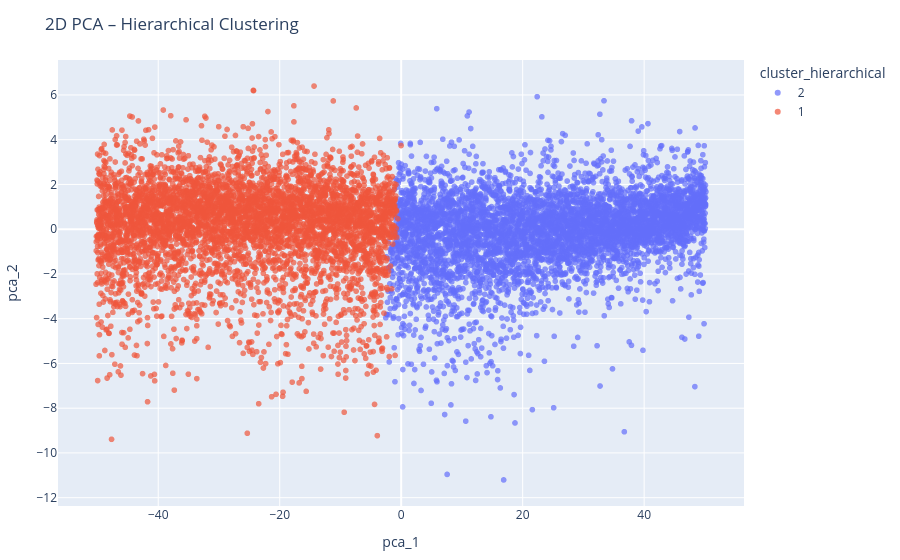

The cell this chart's notebook holds for it:
### Code cell
hier_labels = fcluster(linkage_matrix, t=cut_height, criterion='distance')

data_clean['cluster_hierarchical'] = hier_labels.astype(str)

data_clean['pca_1'] = pca_result[:, 0]
data_clean['pca_2'] = pca_result[:, 1]

fig = px.scatter(
    data_clean,
    x='pca_1',
    y='pca_2',
    color='cluster_hierarchical',
    title="2D PCA – Hierarchical Clustering",
    opacity=0.7
)

fig.update_layout(margin=dict(l=20, r=20, b=20, t=60))
fig.show()

sil_score = silhouette_score(X, hier_labels)
db_score = davies_bouldin_score(X, hier_labels)
dunn_score = dunn_index(X, hier_labels)
cal_score = calinski_harabasz_score(X, hier_labels)
print(f"Hierarchical Clustering Metrics:\n"
      f"Silhouette Score: {sil_score:.4f}\n"
      f"Davies-Bouldin Score: {db_score:.4f}\n"
      f"Dunn Index: {dunn_score:.4f}\n"
      f"Calinski-Harabasz Score: {cal_score:.4f}")

### Figure 1 — Plotly figure (JSON) as saved in the notebook; plotly's stock layout.template omitted (floating-point values rounded to 4 significant figures; data arrays with more than 128 entries replaced by an {"elided": "..."} marker saying what was removed)
{"data": [{"hovertemplate": "cluster_hierarchical=2<br>pca_1=%{x}<br>pca_2=%{y}<extra></extra>", "legendgroup": "2", "marker": {"color": "#636efa", "opacity": 0.7, "symbol": "circle"}, "mode": "markers", "name": "2", "showlegend": true, "type": "scattergl", "x": {"elided": "5112 float values"}, "xaxis": "x", "y": {"elided": "5112 float values"}, "yaxis": "y"}, {"hovertemplate": "cluster_hierarchical=1<br>pca_1=%{x}<br>pca_2=%{y}<extra></extra>", "legendgroup": "1", "marker": {"color": "#EF553B", "opacity": 0.7, "symbol": "circle"}, "mode": "markers", "name": "1", "showlegend": true, "type": "scattergl", "x": {"elided": "4841 float values"}, "xaxis": "x", "y": {"elided": "4841 float values"}, "yaxis": "y"}], "layout": {"legend": {"title": {"text": "cluster_hierarchical"}, "tracegroupgap": 0}, "margin": {"b": 20, "l": 20, "r": 20, "t": 60}, "title": {"text": "2D PCA – Hierarchical Clustering"}, "xaxis": {"anchor": "y", "domain": [0, 1], "title": {"text": "pca_1"}}, "yaxis": {"anchor": "x", "domain": [0, 1], "title": {"text": "pca_2"}}}}
